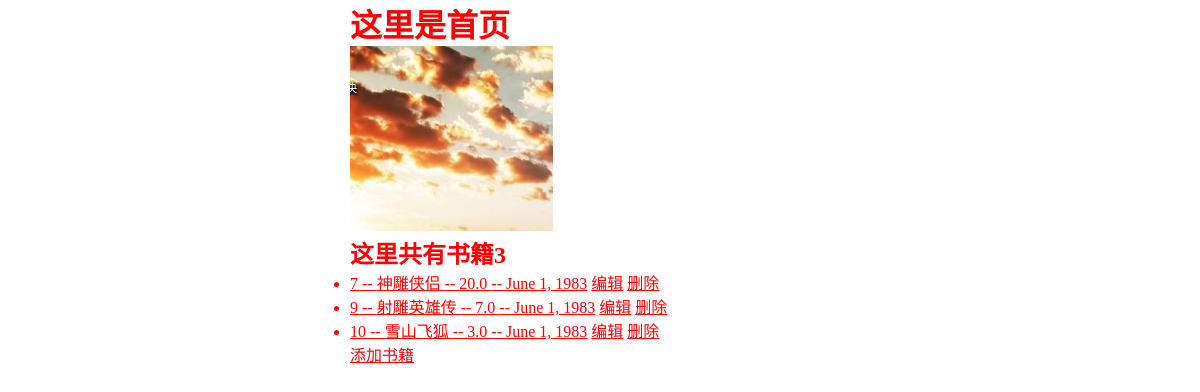
Before: / with the older database file.
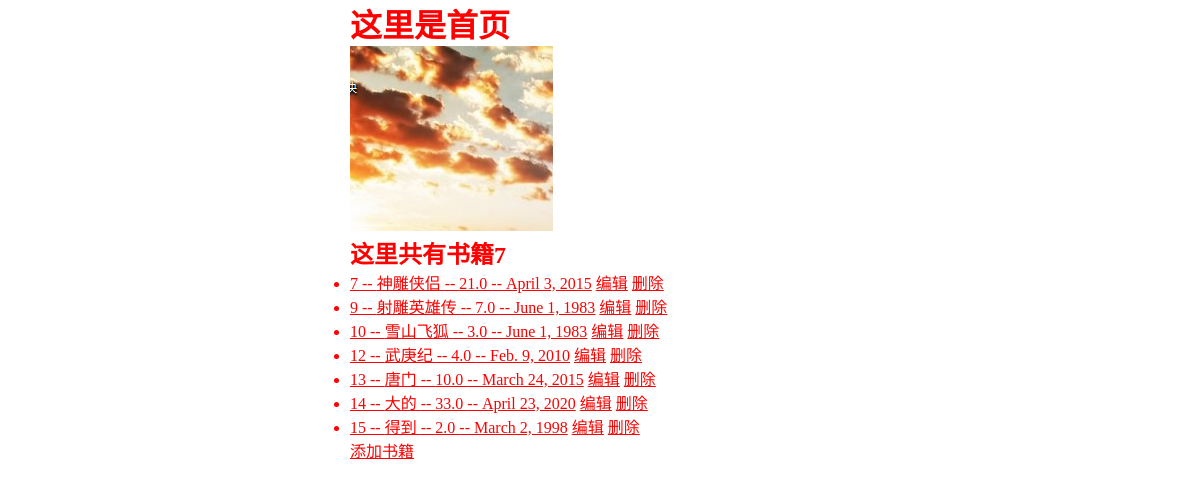
After: the same page with the newer database file.
### booktest/models.py (models this page shows, shortened)
class Book(models.Model):
    title = models.CharField(max_length=20)
    price=models.FloatField(default=0)
    pub_date = models.DateField(default="1983-06-01")

### booktest/views.py (the view)
# urls.py: url(r'^$', views.index, name='index'),
def index(request):
    books = Book.objects.all()
    return render(request, 'index.html', {'books': books})

### templates/index.html (shortened to what this page needs)
<!DOCTYPE html>
<html lang="en">
<head>
    <link rel="stylesheet" href="/static/css/main.css">
</head>
<body>
    <div class="container">
        <h1>这里是首页</h1>
        <div>
            <div class="center">
                <img src="/static/img/图片.jpg" alt="">
            </div>
            <h2>这里共有书籍{{books.count}}</h2>
            <ul>
                {% for book in books %}
                <li>
                    <a href="{% url 'booktest:detail' book.id %}">{{book.id}} -- {{book.title}} -- {{book.price}} -- {{book.pub_date}}</a>
                    <a href="{% url 'booktest:editbook' book.id %}">编辑</a>
                    <a href="{% url 'booktest:deletebook' book.id %}">删除</a>
                </li>
                {% endfor %}
            </ul>
            <a href="{% url 'booktest:addbook' %}">添加书籍</a>
        </div>
    </div>
</body>
</html>

### static/css/main.css (style rules this page uses)
* { margin:0; padding:0; color:red; }
.container { width:500px; margin:0 auto; }

Changed rows visible on the page:
changed Book "神雕侠侣": price "20.0" → "21.0"; pub_date "June 1, 1983" → "April 3, 2015"
added Book: id "12", title "武庚纪", price "4.0", pub_date "Feb. 9, 2010"
added Book: id "13", title "唐门", price "10.0", pub_date "March 24, 2015"
added Book: id "14", title "大的", price "33.0", pub_date "April 23, 2020"
added Book: id "15", title "得到", price "2.0", pub_date "March 2, 1998"
Other visible differences:
{{ books.count }}: "3" → "7"
